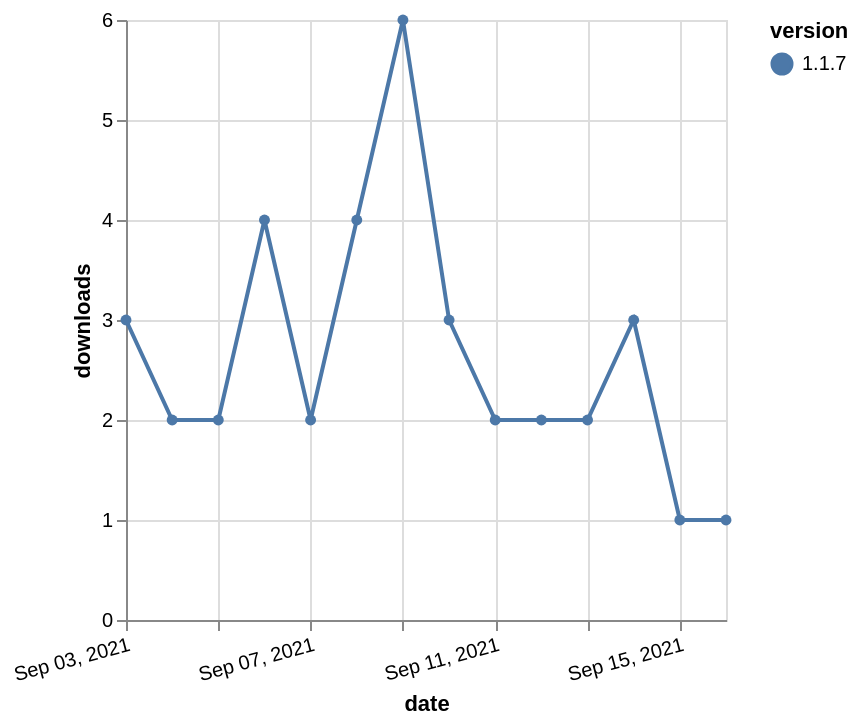

Write a Vega-Lite specification for this figure.
### Vega-Lite specification from a JSON file in a GitHub repository (floating-point values rounded to 4 significant figures)
{"$schema": "https://vega.github.io/schema/vega-lite/v5.json", "description": "A simple bar chart with embedded data.", "data": {"values": [{"date": "2021-09-03", "total": 3630, "delta": 3, "version": "1.1.7"}, {"date": "2021-09-04", "total": 3632, "delta": 2, "version": "1.1.7"}, {"date": "2021-09-05", "total": 3634, "delta": 2, "version": "1.1.7"}, {"date": "2021-09-06", "total": 3638, "delta": 4, "version": "1.1.7"}, {"date": "2021-09-07", "total": 3640, "delta": 2, "version": "1.1.7"}, {"date": "2021-09-08", "total": 3644, "delta": 4, "version": "1.1.7"}, {"date": "2021-09-09", "total": 3650, "delta": 6, "version": "1.1.7"}, {"date": "2021-09-10", "total": 3653, "delta": 3, "version": "1.1.7"}, {"date": "2021-09-11", "total": 3655, "delta": 2, "version": "1.1.7"}, {"date": "2021-09-12", "total": 3657, "delta": 2, "version": "1.1.7"}, {"date": "2021-09-13", "total": 3659, "delta": 2, "version": "1.1.7"}, {"date": "2021-09-14", "total": 3662, "delta": 3, "version": "1.1.7"}, {"date": "2021-09-15", "total": 3663, "delta": 1, "version": "1.1.7"}, {"date": "2021-09-16", "total": 3664, "delta": 1, "version": "1.1.7"}]}, "width": "container", "mark": {"type": "line", "point": {"filled": true}}, "encoding": {"x": {"field": "date", "type": "temporal", "timeUnit": "yearmonthdate", "title": "date", "axis": {"labelAngle": -15}}, "y": {"field": "delta", "type": "quantitative", "title": "downloads"}, "color": {"field": "version", "type": "nominal"}, "tooltip": {"field": "delta"}}}
